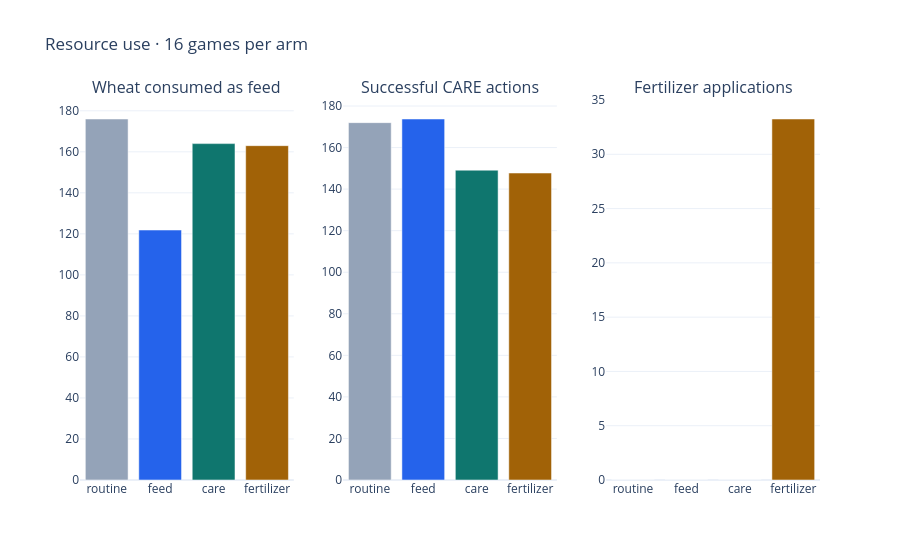

This figure's notebook cell:
### Markdown cell above
### Component effects and resource use

Feed−routine tests selective feeding; care−feed then tests selective care;
fertilizer−care tests net treatment allocation. Fertilizer−routine tests the whole
change. These are **conditional sequential effects**, not factorial main effects.
Bootstrap intervals resample four whole seed means, keeping seats and opponents
together. They are exploratory and do not establish broad competitive superiority.

The work charge of eight coins is fixed, not fitted. Fertilizer values use a
seven-day, single-tile continuation with current price curves and assumed water/
collection service. They expose feasible scenarios rather than calibrated future
prices or a globally feasible worker schedule. Zero optional action counters mean
no event; the reporting adapter normalizes absent Counter keys before grouping.

Post-registration mechanism diagnostics reveal about 52.75 care actions per game
without feeding in the feed-only arm. Those cannot create a banked bonus. Care
and fertilizer coordinate the two services. A remaining defect is explicit:
they still spend 3.000 and 2.875 feed units per game on the final day, when no
refresh remains. These observations motivate a new registered intervention;
the completed study and its frozen policies are unchanged.

### Code cell
display(
    effects5[
        (effects5.opponent == "pooled")
        & effects5.metric.isin(
            ["match_score", "coin_margin", "fed_units", "commands_CARE", "applied_units"]
        )
    ][["contrast", "metric", "effect", "bootstrap_low", "bootstrap_high", "seed_clusters"]].round(3)
)
display(
    games5.groupby(["opponent", "arm"])[
        [
            "escaped_animals",
            "lost_unfed_bonus_units",
            "uncollected_manure_slots",
            "overflow_production_units",
            "discarded_units",
            "terminal_units",
        ]
    ]
    .mean()
    .round(3)
)
show_resource_work(games5)
identity5 = actions5.pivot(
    index=["seed", "seat", "opponent"], columns="arm", values="actions_sha256"
)
display(
    pd.DataFrame(
        [
            {
                "contrast": t + "-" + c,
                "identical_action_sequences": int((identity5[t] == identity5[c]).sum()),
                "paired_games": len(identity5),
            }
            for t, c in livestock["lineage"]["protocol"]["contrasts"]
        ]
    )
)
species5 = pd.read_csv(root / "reports/livestock_species.csv")
display(
    species5.groupby(["arm", "species"])[
        [
            "care_without_feed",
            "care_bank_additions",
            "care_units_realized",
            "care_units_lost_capacity",
        ]
    ]
    .mean()
    .round(3)
)
keys5 = ["seed", "seat", "opponent", "arm"]
nights5 = species5.groupby(keys5)[["fed_nights", "care_actions_flagged"]].sum().reset_index()
terminal5 = games5.merge(nights5, on=keys5, validate="one_to_one")
terminal5["final_day_feed"] = terminal5.fed_units - terminal5.fed_nights
terminal5["final_day_care"] = terminal5.commands_CARE - terminal5.care_actions_flagged
display(terminal5.groupby("arm")[["final_day_feed", "final_day_care"]].mean().round(3))

### Figure 1 — Plotly figure (JSON) as saved in the notebook; plotly's stock layout.template omitted (floating-point values rounded to 4 significant figures)
{"data": [{"marker": {"color": ["#94a3b8", "#2563eb", "#0f766e", "#a16207"]}, "showlegend": false, "type": "bar", "x": ["routine", "feed", "care", "fertilizer"], "xaxis": "x", "y": [176.0, 121.9, 164.0, 163.0], "yaxis": "y"}, {"marker": {"color": ["#94a3b8", "#2563eb", "#0f766e", "#a16207"]}, "showlegend": false, "type": "bar", "x": ["routine", "feed", "care", "fertilizer"], "xaxis": "x2", "y": [172.0, 173.8, 149.1, 147.8], "yaxis": "y2"}, {"marker": {"color": ["#94a3b8", "#2563eb", "#0f766e", "#a16207"]}, "showlegend": false, "type": "bar", "x": ["routine", "feed", "care", "fertilizer"], "xaxis": "x3", "y": [0.0, 0.0, 0.0, 33.25], "yaxis": "y3"}], "layout": {"annotations": [{"font": {"size": 16}, "showarrow": false, "text": "Wheat consumed as feed", "x": 0.1444, "xanchor": "center", "xref": "paper", "y": 1.0, "yanchor": "bottom", "yref": "paper"}, {"font": {"size": 16}, "showarrow": false, "text": "Successful CARE actions", "x": 0.5, "xanchor": "center", "xref": "paper", "y": 1.0, "yanchor": "bottom", "yref": "paper"}, {"font": {"size": 16}, "showarrow": false, "text": "Fertilizer applications", "x": 0.8556, "xanchor": "center", "xref": "paper", "y": 1.0, "yanchor": "bottom", "yref": "paper"}], "title": {"text": "Resource use · 16 games per arm"}, "xaxis": {"anchor": "y", "domain": [0.0, 0.2889]}, "xaxis2": {"anchor": "y2", "domain": [0.3556, 0.6444]}, "xaxis3": {"anchor": "y3", "domain": [0.7111, 1.0]}, "yaxis": {"anchor": "x", "domain": [0.0, 1.0], "rangemode": "tozero"}, "yaxis2": {"anchor": "x2", "domain": [0.0, 1.0], "rangemode": "tozero"}, "yaxis3": {"anchor": "x3", "domain": [0.0, 1.0], "rangemode": "tozero"}}}
